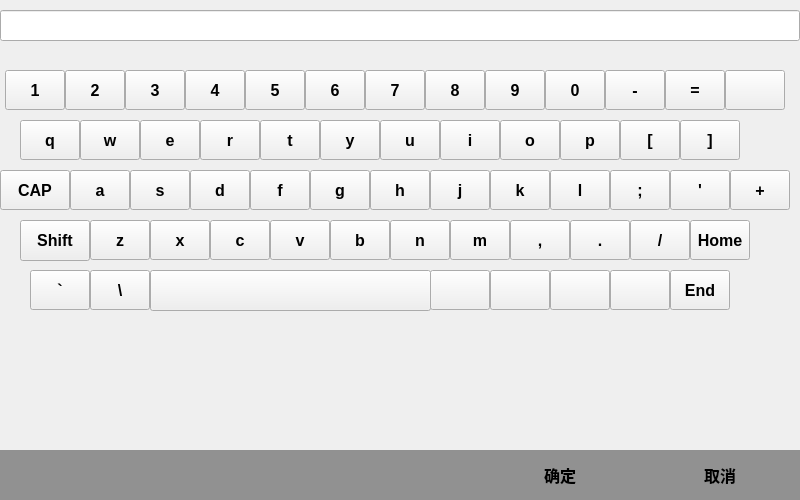
<?xml version="1.0" encoding="UTF-8"?>
<ui version="4.0">
 <class>vkeyworld</class>
 <widget class="QWidget" name="vkeyworld">
  <property name="geometry">
   <rect>
    <x>0</x>
    <y>0</y>
    <width>800</width>
    <height>500</height>
   </rect>
  </property>
  <property name="windowTitle">
   <string>Form</string>
  </property>
  <widget class="QWidget" name="widget_vkey" native="true">
   <property name="geometry">
    <rect>
     <x>0</x>
     <y>0</y>
     <width>800</width>
     <height>500</height>
    </rect>
   </property>
   <property name="font">
    <font>
     <weight>75</weight>
     <bold>true</bold>
    </font>
   </property>
   <widget class="QPushButton" name="btn_Shift">
    <property name="geometry">
     <rect>
      <x>20</x>
      <y>220</y>
      <width>70</width>
      <height>41</height>
     </rect>
    </property>
    <property name="font">
     <font>
      <pointsize>12</pointsize>
      <weight>75</weight>
      <bold>true</bold>
     </font>
    </property>
    <property name="text">
     <string>Shift</string>
    </property>
   </widget>
   <widget class="QLineEdit" name="lineEdit">
    <property name="geometry">
     <rect>
      <x>0</x>
      <y>10</y>
      <width>800</width>
      <height>31</height>
     </rect>
    </property>
    <property name="font">
     <font>
      <pointsize>14</pointsize>
      <weight>75</weight>
      <bold>true</bold>
     </font>
    </property>
    <property name="text">
     <string/>
    </property>
   </widget>
   <widget class="QPushButton" name="btn_CAP">
    <property name="geometry">
     <rect>
      <x>0</x>
      <y>170</y>
      <width>70</width>
      <height>40</height>
     </rect>
    </property>
    <property name="font">
     <font>
      <pointsize>12</pointsize>
      <weight>75</weight>
      <bold>true</bold>
     </font>
    </property>
    <property name="text">
     <string>CAP</string>
    </property>
   </widget>
   <widget class="QWidget" name="widget_digit" native="true">
    <property name="geometry">
     <rect>
      <x>5</x>
      <y>60</y>
      <width>600</width>
      <height>50</height>
     </rect>
    </property>
    <property name="font">
     <font>
      <weight>75</weight>
      <bold>true</bold>
     </font>
    </property>
    <widget class="QPushButton" name="btn_1">
     <property name="geometry">
      <rect>
       <x>0</x>
       <y>10</y>
       <width>60</width>
       <height>40</height>
      </rect>
     </property>
     <property name="font">
      <font>
       <pointsize>12</pointsize>
       <weight>75</weight>
       <bold>true</bold>
      </font>
     </property>
     <property name="text">
      <string>1</string>
     </property>
    </widget>
    <widget class="QPushButton" name="btn_2">
     <property name="geometry">
      <rect>
       <x>60</x>
       <y>10</y>
       <width>60</width>
       <height>40</height>
      </rect>
     </property>
     <property name="font">
      <font>
       <pointsize>12</pointsize>
       <weight>75</weight>
       <bold>true</bold>
      </font>
     </property>
     <property name="text">
      <string>2</string>
     </property>
    </widget>
    <widget class="QPushButton" name="btn_3">
     <property name="geometry">
      <rect>
       <x>120</x>
       <y>10</y>
       <width>60</width>
       <height>40</height>
      </rect>
     </property>
     <property name="font">
      <font>
       <pointsize>12</pointsize>
       <weight>75</weight>
       <bold>true</bold>
      </font>
     </property>
     <property name="text">
      <string>3</string>
     </property>
    </widget>
    <widget class="QPushButton" name="btn_4">
     <property name="geometry">
      <rect>
       <x>180</x>
       <y>10</y>
       <width>60</width>
       <height>40</height>
      </rect>
     </property>
     <property name="font">
      <font>
       <pointsize>12</pointsize>
       <weight>75</weight>
       <bold>true</bold>
      </font>
     </property>
     <property name="text">
      <string>4</string>
     </property>
    </widget>
    <widget class="QPushButton" name="btn_5">
     <property name="geometry">
      <rect>
       <x>240</x>
       <y>10</y>
       <width>60</width>
       <height>40</height>
      </rect>
     </property>
     <property name="font">
      <font>
       <pointsize>12</pointsize>
       <weight>75</weight>
       <bold>true</bold>
      </font>
     </property>
     <property name="text">
      <string>5</string>
     </property>
    </widget>
    <widget class="QPushButton" name="btn_6">
     <property name="geometry">
      <rect>
       <x>300</x>
       <y>10</y>
       <width>60</width>
       <height>40</height>
      </rect>
     </property>
     <property name="font">
      <font>
       <pointsize>12</pointsize>
       <weight>75</weight>
       <bold>true</bold>
      </font>
     </property>
     <property name="text">
      <string>6</string>
     </property>
    </widget>
    <widget class="QPushButton" name="btn_7_">
     <property name="geometry">
      <rect>
       <x>360</x>
       <y>10</y>
       <width>60</width>
       <height>40</height>
      </rect>
     </property>
     <property name="font">
      <font>
       <pointsize>12</pointsize>
       <weight>75</weight>
       <bold>true</bold>
      </font>
     </property>
     <property name="text">
      <string>7</string>
     </property>
    </widget>
    <widget class="QPushButton" name="btn_8">
     <property name="geometry">
      <rect>
       <x>420</x>
       <y>10</y>
       <width>60</width>
       <height>40</height>
      </rect>
     </property>
     <property name="font">
      <font>
       <pointsize>12</pointsize>
       <weight>75</weight>
       <bold>true</bold>
      </font>
     </property>
     <property name="text">
      <string>8</string>
     </property>
    </widget>
    <widget class="QPushButton" name="btn_9">
     <property name="enabled">
      <bool>true</bool>
     </property>
     <property name="geometry">
      <rect>
       <x>480</x>
       <y>10</y>
       <width>60</width>
       <height>40</height>
      </rect>
     </property>
     <property name="font">
      <font>
       <pointsize>12</pointsize>
       <weight>75</weight>
       <bold>true</bold>
      </font>
     </property>
     <property name="text">
      <string>9</string>
     </property>
    </widget>
    <widget class="QPushButton" name="btn_0">
     <property name="geometry">
      <rect>
       <x>540</x>
       <y>10</y>
       <width>60</width>
       <height>40</height>
      </rect>
     </property>
     <property name="font">
      <font>
       <pointsize>12</pointsize>
       <weight>75</weight>
       <bold>true</bold>
      </font>
     </property>
     <property name="text">
      <string>0</string>
     </property>
    </widget>
   </widget>
   <widget class="QWidget" name="widget_character_qp" native="true">
    <property name="geometry">
     <rect>
      <x>20</x>
      <y>110</y>
      <width>600</width>
      <height>50</height>
     </rect>
    </property>
    <property name="font">
     <font>
      <weight>75</weight>
      <bold>true</bold>
     </font>
    </property>
    <widget class="QPushButton" name="btn_q">
     <property name="geometry">
      <rect>
       <x>0</x>
       <y>10</y>
       <width>60</width>
       <height>40</height>
      </rect>
     </property>
     <property name="font">
      <font>
       <pointsize>12</pointsize>
       <weight>75</weight>
       <bold>true</bold>
      </font>
     </property>
     <property name="text">
      <string>q</string>
     </property>
    </widget>
    <widget class="QPushButton" name="btn_w">
     <property name="geometry">
      <rect>
       <x>60</x>
       <y>10</y>
       <width>60</width>
       <height>40</height>
      </rect>
     </property>
     <property name="font">
      <font>
       <pointsize>12</pointsize>
       <weight>75</weight>
       <bold>true</bold>
      </font>
     </property>
     <property name="text">
      <string>w</string>
     </property>
    </widget>
    <widget class="QPushButton" name="btn_e">
     <property name="geometry">
      <rect>
       <x>120</x>
       <y>10</y>
       <width>60</width>
       <height>40</height>
      </rect>
     </property>
     <property name="font">
      <font>
       <pointsize>12</pointsize>
       <weight>75</weight>
       <bold>true</bold>
      </font>
     </property>
     <property name="text">
      <string>e</string>
     </property>
    </widget>
    <widget class="QPushButton" name="btn_r">
     <property name="geometry">
      <rect>
       <x>180</x>
       <y>10</y>
       <width>60</width>
       <height>40</height>
      </rect>
     </property>
     <property name="font">
      <font>
       <pointsize>12</pointsize>
       <weight>75</weight>
       <bold>true</bold>
      </font>
     </property>
     <property name="text">
      <string>r</string>
     </property>
    </widget>
    <widget class="QPushButton" name="btn_t">
     <property name="geometry">
      <rect>
       <x>240</x>
       <y>10</y>
       <width>60</width>
       <height>40</height>
      </rect>
     </property>
     <property name="font">
      <font>
       <pointsize>12</pointsize>
       <weight>75</weight>
       <bold>true</bold>
      </font>
     </property>
     <property name="text">
      <string>t</string>
     </property>
    </widget>
    <widget class="QPushButton" name="btn_y">
     <property name="geometry">
      <rect>
       <x>300</x>
       <y>10</y>
       <width>60</width>
       <height>40</height>
      </rect>
     </property>
     <property name="font">
      <font>
       <pointsize>12</pointsize>
       <weight>75</weight>
       <bold>true</bold>
      </font>
     </property>
     <property name="text">
      <string>y</string>
     </property>
    </widget>
    <widget class="QPushButton" name="btn_u">
     <property name="geometry">
      <rect>
       <x>360</x>
       <y>10</y>
       <width>60</width>
       <height>40</height>
      </rect>
     </property>
     <property name="font">
      <font>
       <pointsize>12</pointsize>
       <weight>75</weight>
       <bold>true</bold>
      </font>
     </property>
     <property name="text">
      <string>u</string>
     </property>
    </widget>
    <widget class="QPushButton" name="btn_i">
     <property name="geometry">
      <rect>
       <x>420</x>
       <y>10</y>
       <width>60</width>
       <height>40</height>
      </rect>
     </property>
     <property name="font">
      <font>
       <pointsize>12</pointsize>
       <weight>75</weight>
       <bold>true</bold>
      </font>
     </property>
     <property name="text">
      <string>i</string>
     </property>
    </widget>
    <widget class="QPushButton" name="btn_o">
     <property name="geometry">
      <rect>
       <x>480</x>
       <y>10</y>
       <width>60</width>
       <height>40</height>
      </rect>
     </property>
     <property name="font">
      <font>
       <pointsize>12</pointsize>
       <weight>75</weight>
       <bold>true</bold>
      </font>
     </property>
     <property name="text">
      <string>o</string>
     </property>
    </widget>
    <widget class="QPushButton" name="btn_p">
     <property name="geometry">
      <rect>
       <x>540</x>
       <y>10</y>
       <width>60</width>
       <height>40</height>
      </rect>
     </property>
     <property name="font">
      <font>
       <pointsize>12</pointsize>
       <weight>75</weight>
       <bold>true</bold>
      </font>
     </property>
     <property name="text">
      <string>p</string>
     </property>
    </widget>
   </widget>
   <widget class="QWidget" name="widget_character_al" native="true">
    <property name="geometry">
     <rect>
      <x>70</x>
      <y>160</y>
      <width>540</width>
      <height>50</height>
     </rect>
    </property>
    <property name="font">
     <font>
      <weight>75</weight>
      <bold>true</bold>
     </font>
    </property>
    <widget class="QPushButton" name="btn_a">
     <property name="geometry">
      <rect>
       <x>0</x>
       <y>10</y>
       <width>60</width>
       <height>40</height>
      </rect>
     </property>
     <property name="font">
      <font>
       <pointsize>12</pointsize>
       <weight>75</weight>
       <bold>true</bold>
      </font>
     </property>
     <property name="text">
      <string>a</string>
     </property>
    </widget>
    <widget class="QPushButton" name="btn_s">
     <property name="geometry">
      <rect>
       <x>60</x>
       <y>10</y>
       <width>60</width>
       <height>40</height>
      </rect>
     </property>
     <property name="font">
      <font>
       <pointsize>12</pointsize>
       <weight>75</weight>
       <bold>true</bold>
      </font>
     </property>
     <property name="text">
      <string>s</string>
     </property>
    </widget>
    <widget class="QPushButton" name="btn_d">
     <property name="geometry">
      <rect>
       <x>120</x>
       <y>10</y>
       <width>60</width>
       <height>40</height>
      </rect>
     </property>
     <property name="font">
      <font>
       <pointsize>12</pointsize>
       <weight>75</weight>
       <bold>true</bold>
      </font>
     </property>
     <property name="text">
      <string>d</string>
     </property>
    </widget>
    <widget class="QPushButton" name="btn_f">
     <property name="geometry">
      <rect>
       <x>180</x>
       <y>10</y>
       <width>60</width>
       <height>40</height>
      </rect>
     </property>
     <property name="font">
      <font>
       <pointsize>12</pointsize>
       <weight>75</weight>
       <bold>true</bold>
      </font>
     </property>
     <property name="text">
      <string>f</string>
     </property>
    </widget>
    <widget class="QPushButton" name="btn_g">
     <property name="geometry">
      <rect>
       <x>240</x>
       <y>10</y>
       <width>60</width>
       <height>40</height>
      </rect>
     </property>
     <property name="font">
      <font>
       <pointsize>12</pointsize>
       <weight>75</weight>
       <bold>true</bold>
      </font>
     </property>
     <property name="text">
      <string>g</string>
     </property>
    </widget>
    <widget class="QPushButton" name="btn_h">
     <property name="geometry">
      <rect>
       <x>300</x>
       <y>10</y>
       <width>60</width>
       <height>40</height>
      </rect>
     </property>
     <property name="font">
      <font>
       <pointsize>12</pointsize>
       <weight>75</weight>
       <bold>true</bold>
      </font>
     </property>
     <property name="text">
      <string>h</string>
     </property>
    </widget>
    <widget class="QPushButton" name="btn_j">
     <property name="geometry">
      <rect>
       <x>360</x>
       <y>10</y>
       <width>60</width>
       <height>40</height>
      </rect>
     </property>
     <property name="font">
      <font>
       <pointsize>12</pointsize>
       <weight>75</weight>
       <bold>true</bold>
      </font>
     </property>
     <property name="text">
      <string>j</string>
     </property>
    </widget>
    <widget class="QPushButton" name="btn_k">
     <property name="geometry">
      <rect>
       <x>420</x>
       <y>10</y>
       <width>60</width>
       <height>40</height>
      </rect>
     </property>
     <property name="font">
      <font>
       <pointsize>12</pointsize>
       <weight>75</weight>
       <bold>true</bold>
      </font>
     </property>
     <property name="text">
      <string>k</string>
     </property>
    </widget>
    <widget class="QPushButton" name="btn_l">
     <property name="geometry">
      <rect>
       <x>480</x>
       <y>10</y>
       <width>60</width>
       <height>40</height>
      </rect>
     </property>
     <property name="font">
      <font>
       <pointsize>12</pointsize>
       <weight>75</weight>
       <bold>true</bold>
      </font>
     </property>
     <property name="text">
      <string>l</string>
     </property>
    </widget>
   </widget>
   <widget class="QWidget" name="widget_character_zm" native="true">
    <property name="geometry">
     <rect>
      <x>90</x>
      <y>210</y>
      <width>420</width>
      <height>50</height>
     </rect>
    </property>
    <property name="font">
     <font>
      <weight>75</weight>
      <bold>true</bold>
     </font>
    </property>
    <widget class="QPushButton" name="btn_z">
     <property name="geometry">
      <rect>
       <x>0</x>
       <y>10</y>
       <width>60</width>
       <height>40</height>
      </rect>
     </property>
     <property name="font">
      <font>
       <pointsize>12</pointsize>
       <weight>75</weight>
       <bold>true</bold>
      </font>
     </property>
     <property name="text">
      <string>z</string>
     </property>
    </widget>
    <widget class="QPushButton" name="btn_x">
     <property name="geometry">
      <rect>
       <x>60</x>
       <y>10</y>
       <width>60</width>
       <height>40</height>
      </rect>
     </property>
     <property name="font">
      <font>
       <pointsize>12</pointsize>
       <weight>75</weight>
       <bold>true</bold>
      </font>
     </property>
     <property name="text">
      <string>x</string>
     </property>
    </widget>
    <widget class="QPushButton" name="btn_c">
     <property name="geometry">
      <rect>
       <x>120</x>
       <y>10</y>
       <width>60</width>
       <height>40</height>
      </rect>
     </property>
     <property name="font">
      <font>
       <pointsize>12</pointsize>
       <weight>75</weight>
       <bold>true</bold>
      </font>
     </property>
     <property name="text">
      <string>c</string>
     </property>
    </widget>
    <widget class="QPushButton" name="btn_v">
     <property name="geometry">
      <rect>
       <x>180</x>
       <y>10</y>
       <width>60</width>
       <height>40</height>
      </rect>
     </property>
     <property name="font">
      <font>
       <pointsize>12</pointsize>
       <weight>75</weight>
       <bold>true</bold>
      </font>
     </property>
     <property name="text">
      <string>v</string>
     </property>
    </widget>
    <widget class="QPushButton" name="btn_b">
     <property name="geometry">
      <rect>
       <x>240</x>
       <y>10</y>
       <width>60</width>
       <height>40</height>
      </rect>
     </property>
     <property name="font">
      <font>
       <pointsize>12</pointsize>
       <weight>75</weight>
       <bold>true</bold>
      </font>
     </property>
     <property name="text">
      <string>b</string>
     </property>
    </widget>
    <widget class="QPushButton" name="btn_n">
     <property name="geometry">
      <rect>
       <x>300</x>
       <y>10</y>
       <width>60</width>
       <height>40</height>
      </rect>
     </property>
     <property name="font">
      <font>
       <pointsize>12</pointsize>
       <weight>75</weight>
       <bold>true</bold>
      </font>
     </property>
     <property name="text">
      <string>n</string>
     </property>
    </widget>
    <widget class="QPushButton" name="btn_m">
     <property name="geometry">
      <rect>
       <x>360</x>
       <y>10</y>
       <width>60</width>
       <height>40</height>
      </rect>
     </property>
     <property name="font">
      <font>
       <pointsize>12</pointsize>
       <weight>75</weight>
       <bold>true</bold>
      </font>
     </property>
     <property name="text">
      <string>m</string>
     </property>
    </widget>
   </widget>
   <widget class="QWidget" name="widget" native="true">
    <property name="geometry">
     <rect>
      <x>0</x>
      <y>450</y>
      <width>800</width>
      <height>50</height>
     </rect>
    </property>
    <property name="font">
     <font>
      <weight>75</weight>
      <bold>true</bold>
     </font>
    </property>
    <property name="styleSheet">
     <string notr="true">background-color: rgb(145, 145, 145);</string>
    </property>
    <widget class="QPushButton" name="btn_ok">
     <property name="geometry">
      <rect>
       <x>480</x>
       <y>0</y>
       <width>160</width>
       <height>50</height>
      </rect>
     </property>
     <property name="font">
      <font>
       <pointsize>12</pointsize>
       <weight>75</weight>
       <bold>true</bold>
      </font>
     </property>
     <property name="text">
      <string>确定</string>
     </property>
     <property name="flat">
      <bool>true</bool>
     </property>
    </widget>
    <widget class="QPushButton" name="btn_cancel">
     <property name="geometry">
      <rect>
       <x>640</x>
       <y>0</y>
       <width>160</width>
       <height>50</height>
      </rect>
     </property>
     <property name="font">
      <font>
       <pointsize>12</pointsize>
       <weight>75</weight>
       <bold>true</bold>
      </font>
     </property>
     <property name="text">
      <string>取消</string>
     </property>
     <property name="flat">
      <bool>true</bool>
     </property>
    </widget>
   </widget>
   <widget class="QWidget" name="widget_symbol" native="true">
    <property name="geometry">
     <rect>
      <x>0</x>
      <y>60</y>
      <width>800</width>
      <height>271</height>
     </rect>
    </property>
    <property name="font">
     <font>
      <weight>75</weight>
      <bold>true</bold>
     </font>
    </property>
    <widget class="QPushButton" name="btn_sub">
     <property name="geometry">
      <rect>
       <x>605</x>
       <y>10</y>
       <width>60</width>
       <height>40</height>
      </rect>
     </property>
     <property name="font">
      <font>
       <pointsize>12</pointsize>
       <weight>75</weight>
       <bold>true</bold>
      </font>
     </property>
     <property name="text">
      <string>-</string>
     </property>
    </widget>
    <widget class="QPushButton" name="btn_equ">
     <property name="geometry">
      <rect>
       <x>665</x>
       <y>10</y>
       <width>60</width>
       <height>40</height>
      </rect>
     </property>
     <property name="font">
      <font>
       <pointsize>12</pointsize>
       <weight>75</weight>
       <bold>true</bold>
      </font>
     </property>
     <property name="text">
      <string>=</string>
     </property>
    </widget>
    <widget class="QPushButton" name="btn_min_bra_right">
     <property name="geometry">
      <rect>
       <x>680</x>
       <y>60</y>
       <width>60</width>
       <height>40</height>
      </rect>
     </property>
     <property name="font">
      <font>
       <pointsize>12</pointsize>
       <weight>75</weight>
       <bold>true</bold>
      </font>
     </property>
     <property name="text">
      <string>]</string>
     </property>
    </widget>
    <widget class="QPushButton" name="btn_min_bra_left">
     <property name="geometry">
      <rect>
       <x>620</x>
       <y>60</y>
       <width>60</width>
       <height>40</height>
      </rect>
     </property>
     <property name="font">
      <font>
       <pointsize>12</pointsize>
       <weight>75</weight>
       <bold>true</bold>
      </font>
     </property>
     <property name="text">
      <string>[</string>
     </property>
    </widget>
    <widget class="QPushButton" name="btn_sem">
     <property name="geometry">
      <rect>
       <x>610</x>
       <y>110</y>
       <width>60</width>
       <height>40</height>
      </rect>
     </property>
     <property name="font">
      <font>
       <pointsize>12</pointsize>
       <weight>75</weight>
       <bold>true</bold>
      </font>
     </property>
     <property name="text">
      <string>;</string>
     </property>
    </widget>
    <widget class="QPushButton" name="btn_add">
     <property name="geometry">
      <rect>
       <x>730</x>
       <y>110</y>
       <width>60</width>
       <height>40</height>
      </rect>
     </property>
     <property name="font">
      <font>
       <pointsize>12</pointsize>
       <weight>75</weight>
       <bold>true</bold>
      </font>
     </property>
     <property name="text">
      <string>+</string>
     </property>
    </widget>
    <widget class="QPushButton" name="btn_meal">
     <property name="geometry">
      <rect>
       <x>670</x>
       <y>110</y>
       <width>60</width>
       <height>40</height>
      </rect>
     </property>
     <property name="font">
      <font>
       <pointsize>12</pointsize>
       <weight>75</weight>
       <bold>true</bold>
      </font>
     </property>
     <property name="text">
      <string>'</string>
     </property>
    </widget>
    <widget class="QPushButton" name="btn_cse">
     <property name="geometry">
      <rect>
       <x>30</x>
       <y>210</y>
       <width>60</width>
       <height>40</height>
      </rect>
     </property>
     <property name="font">
      <font>
       <pointsize>12</pointsize>
       <weight>75</weight>
       <bold>true</bold>
      </font>
     </property>
     <property name="text">
      <string>`</string>
     </property>
    </widget>
    <widget class="QPushButton" name="btn_div">
     <property name="geometry">
      <rect>
       <x>630</x>
       <y>160</y>
       <width>60</width>
       <height>40</height>
      </rect>
     </property>
     <property name="font">
      <font>
       <pointsize>12</pointsize>
       <weight>75</weight>
       <bold>true</bold>
      </font>
     </property>
     <property name="text">
      <string>/</string>
     </property>
    </widget>
    <widget class="QPushButton" name="btn_comma">
     <property name="geometry">
      <rect>
       <x>510</x>
       <y>160</y>
       <width>60</width>
       <height>40</height>
      </rect>
     </property>
     <property name="font">
      <font>
       <pointsize>12</pointsize>
       <weight>75</weight>
       <bold>true</bold>
      </font>
     </property>
     <property name="text">
      <string>,</string>
     </property>
    </widget>
    <widget class="QPushButton" name="btn_slant">
     <property name="geometry">
      <rect>
       <x>90</x>
       <y>210</y>
       <width>60</width>
       <height>40</height>
      </rect>
     </property>
     <property name="font">
      <font>
       <pointsize>12</pointsize>
       <weight>75</weight>
       <bold>true</bold>
      </font>
     </property>
     <property name="text">
      <string>\</string>
     </property>
    </widget>
    <widget class="QPushButton" name="btn_dot">
     <property name="geometry">
      <rect>
       <x>570</x>
       <y>160</y>
       <width>60</width>
       <height>40</height>
      </rect>
     </property>
     <property name="font">
      <font>
       <pointsize>12</pointsize>
       <weight>75</weight>
       <bold>true</bold>
      </font>
     </property>
     <property name="text">
      <string>.</string>
     </property>
    </widget>
    <widget class="QPushButton" name="btn_space">
     <property name="geometry">
      <rect>
       <x>150</x>
       <y>210</y>
       <width>281</width>
       <height>41</height>
      </rect>
     </property>
     <property name="font">
      <font>
       <weight>75</weight>
       <bold>true</bold>
      </font>
     </property>
     <property name="text">
      <string/>
     </property>
    </widget>
    <widget class="QPushButton" name="btn_Backspace">
     <property name="geometry">
      <rect>
       <x>725</x>
       <y>10</y>
       <width>60</width>
       <height>40</height>
      </rect>
     </property>
     <property name="font">
      <font>
       <pointsize>12</pointsize>
       <weight>75</weight>
       <bold>true</bold>
      </font>
     </property>
     <property name="text">
      <string/>
     </property>
     <property name="icon">
      <iconset>
       <normaloff>:/images/bin/resource/images/Backspace_100_100.png</normaloff>:/images/bin/resource/images/Backspace_100_100.png</iconset>
     </property>
     <property name="iconSize">
      <size>
       <width>32</width>
       <height>32</height>
      </size>
     </property>
    </widget>
    <widget class="QPushButton" name="btn_Home">
     <property name="geometry">
      <rect>
       <x>690</x>
       <y>160</y>
       <width>60</width>
       <height>40</height>
      </rect>
     </property>
     <property name="font">
      <font>
       <pointsize>12</pointsize>
       <weight>75</weight>
       <bold>true</bold>
      </font>
     </property>
     <property name="text">
      <string>Home</string>
     </property>
    </widget>
    <widget class="QPushButton" name="btn_up">
     <property name="geometry">
      <rect>
       <x>430</x>
       <y>210</y>
       <width>60</width>
       <height>40</height>
      </rect>
     </property>
     <property name="font">
      <font>
       <pointsize>12</pointsize>
       <weight>75</weight>
       <bold>true</bold>
      </font>
     </property>
     <property name="text">
      <string/>
     </property>
     <property name="icon">
      <iconset>
       <normaloff>:/images/bin/resource/images/dir_up.png</normaloff>:/images/bin/resource/images/dir_up.png</iconset>
     </property>
     <property name="iconSize">
      <size>
       <width>32</width>
       <height>32</height>
      </size>
     </property>
    </widget>
    <widget class="QPushButton" name="btn_right">
     <property name="geometry">
      <rect>
       <x>610</x>
       <y>210</y>
       <width>60</width>
       <height>40</height>
      </rect>
     </property>
     <property name="font">
      <font>
       <pointsize>12</pointsize>
       <weight>75</weight>
       <bold>true</bold>
      </font>
     </property>
     <property name="text">
      <string/>
     </property>
     <property name="icon">
      <iconset>
       <normaloff>:/images/bin/resource/images/dir_right.png</normaloff>:/images/bin/resource/images/dir_right.png</iconset>
     </property>
     <property name="iconSize">
      <size>
       <width>32</width>
       <height>32</height>
      </size>
     </property>
    </widget>
    <widget class="QPushButton" name="btn_End">
     <property name="geometry">
      <rect>
       <x>670</x>
       <y>210</y>
       <width>60</width>
       <height>40</height>
      </rect>
     </property>
     <property name="font">
      <font>
       <pointsize>12</pointsize>
       <weight>75</weight>
       <bold>true</bold>
      </font>
     </property>
     <property name="text">
      <string>End</string>
     </property>
    </widget>
    <widget class="QWidget" name="widget_direction" native="true">
     <property name="geometry">
      <rect>
       <x>430</x>
       <y>200</y>
       <width>240</width>
       <height>50</height>
      </rect>
     </property>
     <property name="font">
      <font>
       <weight>75</weight>
       <bold>true</bold>
      </font>
     </property>
     <widget class="QPushButton" name="btn_left">
      <property name="geometry">
       <rect>
        <x>120</x>
        <y>10</y>
        <width>60</width>
        <height>40</height>
       </rect>
      </property>
      <property name="font">
       <font>
        <pointsize>12</pointsize>
        <weight>75</weight>
        <bold>true</bold>
       </font>
      </property>
      <property name="text">
       <string/>
      </property>
      <property name="icon">
       <iconset>
        <normaloff>:/images/bin/resource/images/dir_left.png</normaloff>:/images/bin/resource/images/dir_left.png</iconset>
      </property>
      <property name="iconSize">
       <size>
        <width>32</width>
        <height>32</height>
       </size>
      </property>
     </widget>
     <widget class="QPushButton" name="btn_down">
      <property name="geometry">
       <rect>
        <x>60</x>
        <y>10</y>
        <width>60</width>
        <height>40</height>
       </rect>
      </property>
      <property name="font">
       <font>
        <pointsize>12</pointsize>
        <weight>75</weight>
        <bold>true</bold>
       </font>
      </property>
      <property name="text">
       <string/>
      </property>
      <property name="icon">
       <iconset>
        <normaloff>:/images/bin/resource/images/dir_down.png</normaloff>:/images/bin/resource/images/dir_down.png</iconset>
      </property>
      <property name="iconSize">
       <size>
        <width>32</width>
        <height>32</height>
       </size>
      </property>
     </widget>
    </widget>
    <zorder>widget_direction</zorder>
    <zorder>btn_sub</zorder>
    <zorder>btn_equ</zorder>
    <zorder>btn_min_bra_right</zorder>
    <zorder>btn_min_bra_left</zorder>
    <zorder>btn_sem</zorder>
    <zorder>btn_add</zorder>
    <zorder>btn_meal</zorder>
    <zorder>btn_cse</zorder>
    <zorder>btn_div</zorder>
    <zorder>btn_comma</zorder>
    <zorder>btn_slant</zorder>
    <zorder>btn_dot</zorder>
    <zorder>btn_space</zorder>
    <zorder>btn_Backspace</zorder>
    <zorder>btn_Home</zorder>
    <zorder>btn_up</zorder>
    <zorder>btn_right</zorder>
    <zorder>btn_End</zorder>
   </widget>
   <zorder>widget_symbol</zorder>
   <zorder>btn_Shift</zorder>
   <zorder>lineEdit</zorder>
   <zorder>btn_CAP</zorder>
   <zorder>widget_digit</zorder>
   <zorder>widget_character_qp</zorder>
   <zorder>widget_character_al</zorder>
   <zorder>widget_character_zm</zorder>
   <zorder>widget</zorder>
  </widget>
 </widget>
 <resources/>
 <connections/>
</ui>
